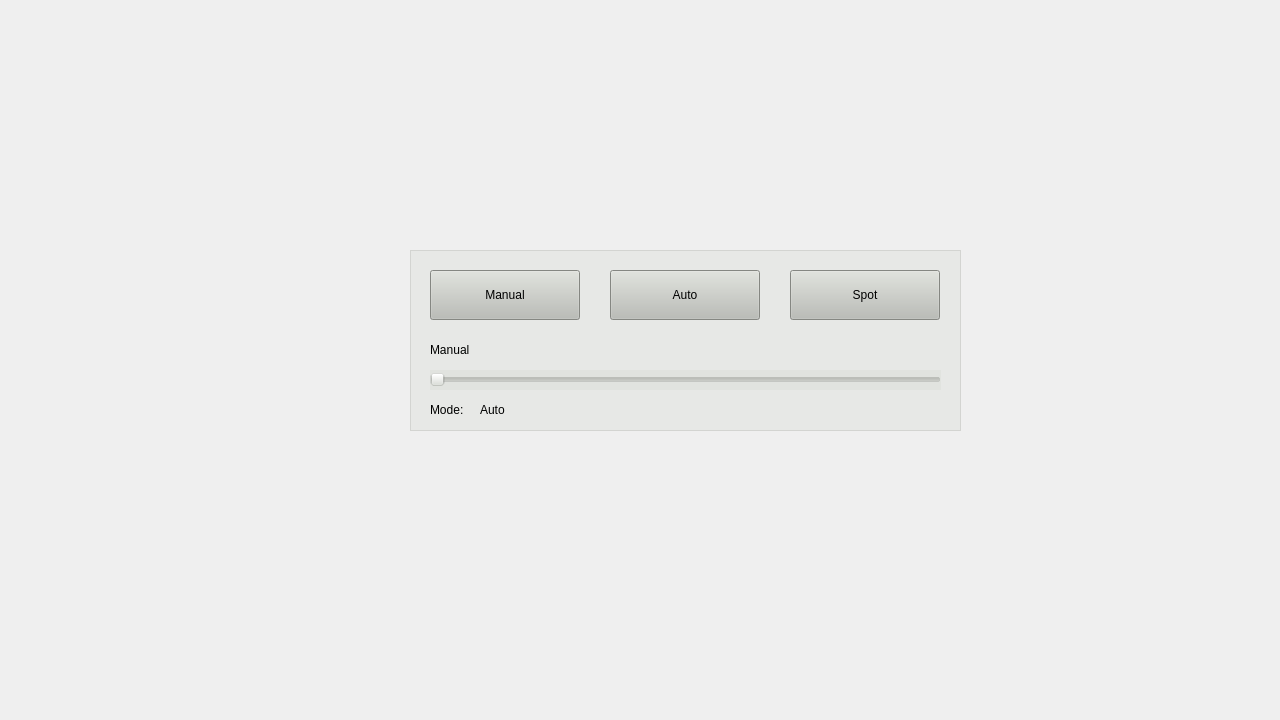
<?xml version="1.0" encoding="UTF-8"?>
<ui version="4.0">
 <class>Form</class>
 <widget class="QWidget" name="Form">
  <property name="geometry">
   <rect>
    <x>0</x>
    <y>0</y>
    <width>1280</width>
    <height>720</height>
   </rect>
  </property>
  <property name="windowTitle">
   <string>Form</string>
  </property>
  <widget class="QFrame" name="focus_setting_panel">
   <property name="geometry">
    <rect>
     <x>410</x>
     <y>250</y>
     <width>551</width>
     <height>181</height>
    </rect>
   </property>
   <property name="styleSheet">
    <string notr="true">background-color: rgba(211, 215, 207,0.3);</string>
   </property>
   <property name="frameShape">
    <enum>QFrame::StyledPanel</enum>
   </property>
   <property name="frameShadow">
    <enum>QFrame::Raised</enum>
   </property>
   <widget class="QPushButton" name="focus_auto_button">
    <property name="geometry">
     <rect>
      <x>200</x>
      <y>20</y>
      <width>150</width>
      <height>50</height>
     </rect>
    </property>
    <property name="whatsThis">
     <string notr="true"/>
    </property>
    <property name="styleSheet">
     <string notr="true">font: 75 15pt &quot;Ubuntu Condensed&quot;;
background-color: rgb(186, 189, 182);</string>
    </property>
    <property name="text">
     <string notr="true">Auto</string>
    </property>
    <property name="checkable">
     <bool>false</bool>
    </property>
   </widget>
   <widget class="QPushButton" name="focus_spot_button">
    <property name="geometry">
     <rect>
      <x>380</x>
      <y>20</y>
      <width>150</width>
      <height>50</height>
     </rect>
    </property>
    <property name="whatsThis">
     <string notr="true"/>
    </property>
    <property name="styleSheet">
     <string notr="true">font: 75 15pt &quot;Ubuntu Condensed&quot;;
background-color: rgb(186, 189, 182);</string>
    </property>
    <property name="text">
     <string>Spot</string>
    </property>
    <property name="checkable">
     <bool>false</bool>
    </property>
   </widget>
   <widget class="QPushButton" name="focus_manual_button">
    <property name="geometry">
     <rect>
      <x>20</x>
      <y>20</y>
      <width>150</width>
      <height>50</height>
     </rect>
    </property>
    <property name="whatsThis">
     <string notr="true"/>
    </property>
    <property name="styleSheet">
     <string notr="true">font: 75 15pt &quot;Ubuntu Condensed&quot;;
background-color: rgb(186, 189, 182);</string>
    </property>
    <property name="text">
     <string notr="true">Manual</string>
    </property>
    <property name="checkable">
     <bool>false</bool>
    </property>
   </widget>
   <widget class="QLabel" name="label_7">
    <property name="geometry">
     <rect>
      <x>20</x>
      <y>150</y>
      <width>51</width>
      <height>19</height>
     </rect>
    </property>
    <property name="whatsThis">
     <string notr="true"/>
    </property>
    <property name="styleSheet">
     <string notr="true">background-color: transparent;</string>
    </property>
    <property name="text">
     <string>Mode:</string>
    </property>
   </widget>
   <widget class="QLabel" name="focus_mode">
    <property name="geometry">
     <rect>
      <x>70</x>
      <y>150</y>
      <width>141</width>
      <height>19</height>
     </rect>
    </property>
    <property name="whatsThis">
     <string notr="true"/>
    </property>
    <property name="styleSheet">
     <string notr="true">background-color: transparent;</string>
    </property>
    <property name="text">
     <string>Auto</string>
    </property>
   </widget>
   <widget class="QSlider" name="focus_manual_bar">
    <property name="geometry">
     <rect>
      <x>20</x>
      <y>120</y>
      <width>511</width>
      <height>20</height>
     </rect>
    </property>
    <property name="styleSheet">
     <string notr="true"/>
    </property>
    <property name="maximum">
     <number>61440</number>
    </property>
    <property name="singleStep">
     <number>100</number>
    </property>
    <property name="tracking">
     <bool>true</bool>
    </property>
    <property name="orientation">
     <enum>Qt::Horizontal</enum>
    </property>
    <property name="invertedAppearance">
     <bool>false</bool>
    </property>
    <property name="invertedControls">
     <bool>false</bool>
    </property>
    <property name="tickPosition">
     <enum>QSlider::NoTicks</enum>
    </property>
   </widget>
   <widget class="QLabel" name="label_8">
    <property name="geometry">
     <rect>
      <x>20</x>
      <y>90</y>
      <width>61</width>
      <height>19</height>
     </rect>
    </property>
    <property name="whatsThis">
     <string notr="true"/>
    </property>
    <property name="styleSheet">
     <string notr="true">background-color: transparent;</string>
    </property>
    <property name="text">
     <string>Manual</string>
    </property>
   </widget>
  </widget>
 </widget>
 <resources/>
 <connections/>
</ui>
